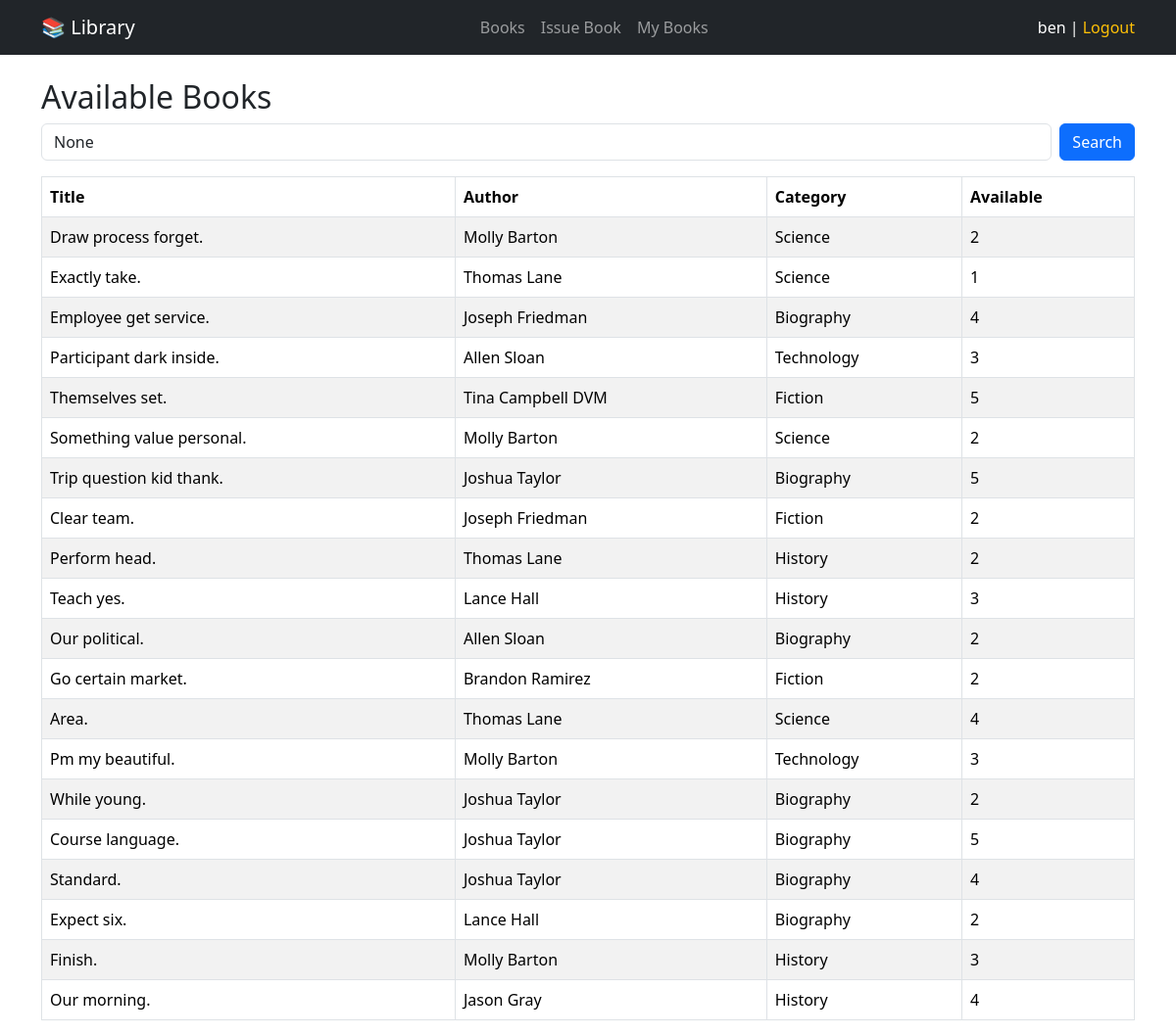
Page /library/books/ (signed in) on the earlier database version.
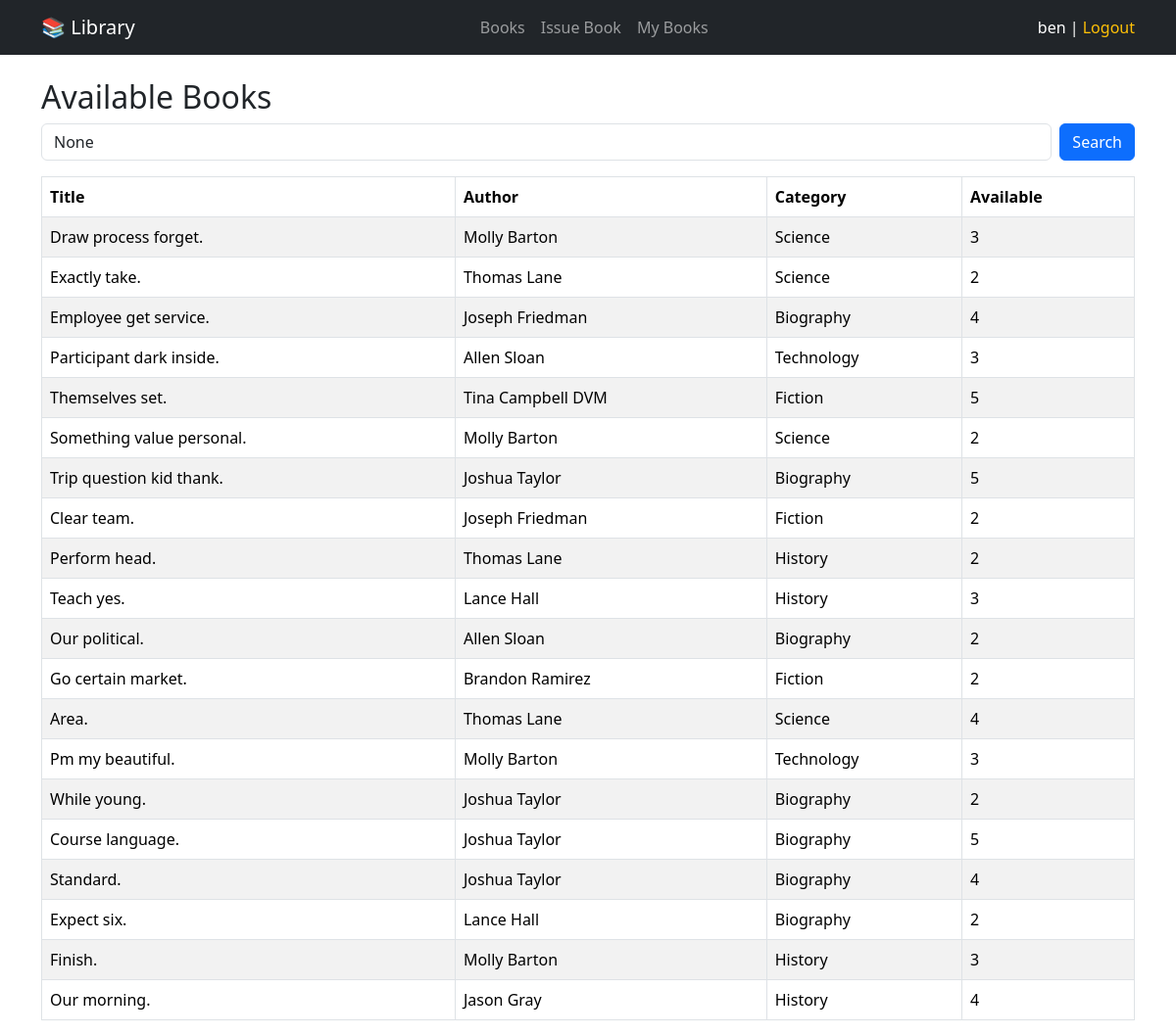
Same page on the later database version.
### accounts/models.py (models this page shows)
class CustomUser(AbstractUser):
    phone_number = models.CharField(max_length=15, unique=True)
    def __str__(self):
        return self.username

### library/models.py (models this page shows, shortened)
class Book(models.Model):
    title = models.CharField(max_length=200)
    author = models.ForeignKey(Author, on_delete=models.CASCADE)
    category = models.ForeignKey(Category, on_delete=models.SET_NULL, null=True)
    isbn = models.CharField(max_length=20, unique=True)
    total_copies = models.PositiveIntegerField()
    available_copies = models.PositiveIntegerField()
    created_at = models.DateTimeField(auto_now_add=True)

class Author(models.Model):
    name = models.CharField(max_length=100)
    bio = models.TextField(blank=True)
    def __str__(self):
        return self.name

class Category(models.Model):
    name = models.CharField(max_length=100)
    def __str__(self):
        return self.name

### library/views.py (the view)
# urls.py: path('books/', views.book_list, name='book_list'),
@login_required
def book_list(request):
    query = request.GET.get('q')  # Get search query
    if query:
        books = Book.objects.filter(
            Q(title__icontains=query) |
            Q(author__name__icontains=query) |
            Q(category__name__icontains=query)
        )
    else:
        books = Book.objects.all()
    return render(request, 'library/book_list.html', {'books': books, 'query': query})

### library/templates/library/book_list.html
{% extends 'library/base.html' %}
{% block content %}
<h2>Available Books</h2>
<form method="get" class="mb-3 d-flex">
    <input type="text" name="q" value="{{ query }}" class="form-control me-2" placeholder="Search by title, author, category">
    <button type="submit" class="btn btn-primary">Search</button>
</form>
<table class="table table-bordered table-striped">
    <thead>
        <tr>
            <th>Title</th>
            <th>Author</th>
            <th>Category</th>
            <th>Available</th>
        </tr>
    </thead>
    <tbody>
        {% for book in books %}
        <tr>
            <td>{{ book.title }}</td>
            <td>{{ book.author }}</td>
            <td>{{ book.category }}</td>
            <td>{{ book.available_copies }}</td>
        </tr>
        {% empty %}
        <tr>
            <td colspan="4">No books found</td>
        </tr>
        {% endfor %}
    </tbody>
</table>
{% endblock %}

### library/templates/library/base.html (shortened to what this page needs)
<!DOCTYPE html>
<html lang="en">
<head>
    <link href="https://cdn.jsdelivr.net/npm/bootstrap@5.3.2/dist/css/bootstrap.min.css" rel="stylesheet">
</head>
<body>
<nav class="navbar navbar-expand-lg navbar-dark bg-dark">
    <div class="container">
        <a class="navbar-brand" href="{% url 'library:home' %}">📚 Library</a>
        <div>
            <ul class="navbar-nav me-auto mb-2 mb-lg-0">
                <li class="nav-item">
                    <a class="nav-link" href="{% url 'library:book_list' %}">Books</a>
                </li>
                <li class="nav-item">
                    <a class="nav-link" href="{% url 'library:issue_book' %}">Issue Book</a>
                </li>
                <li class="nav-item">
                    <a class="nav-link" href="{% url 'library:my_books' %}">My Books</a>
                </li>
            </ul>
        </div>
        <div class="text-white">
            {{ request.user }}
            |
            <a href="{% url 'logout' %}" class="text-decoration-none text-warning">Logout</a>
        </div>
    </div>
</nav>
<div class="container mt-4">
    {% block content %}
    {% endblock %}
</div>
</body>
</html>

Differences in the rows shown:
changed Book "Draw process forget.": available_copies "2" → "3"
changed Book "Exactly take.": available_copies "1" → "2"
